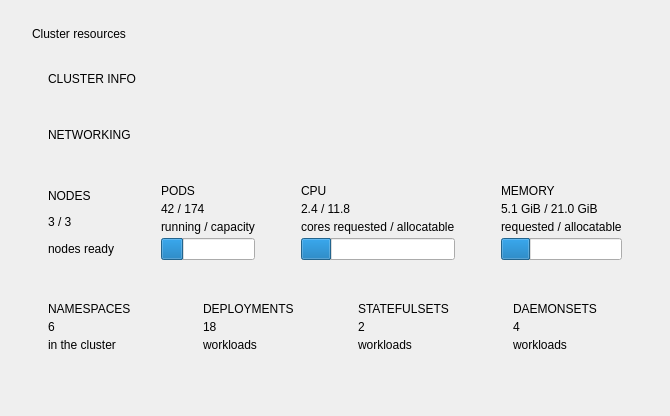
<?xml version="1.0" encoding="UTF-8"?>
<ui version="4.0">
 <class>OverviewPage</class>
 <widget class="QWidget" name="OverviewPage">
  <layout class="QVBoxLayout" name="overviewLayout" stretch="0,0,0,0,0,1,0">
   <property name="spacing">
    <number>14</number>
   </property>
   <property name="leftMargin">
    <number>32</number>
   </property>
   <property name="topMargin">
    <number>24</number>
   </property>
   <property name="rightMargin">
    <number>32</number>
   </property>
   <property name="bottomMargin">
    <number>22</number>
   </property>
   <item>
    <layout class="QHBoxLayout" name="headerRow">
     <property name="spacing">
      <number>12</number>
     </property>
     <item>
      <widget class="QLabel" name="overviewHeading">
       <property name="text">
        <string>Cluster resources</string>
       </property>
       <property name="variant" stdset="0">
        <string notr="true">cardTitle</string>
       </property>
      </widget>
     </item>
     <item>
      <spacer name="headerSpacer">
       <property name="orientation">
        <enum>Qt::Horizontal</enum>
       </property>
       <property name="sizeHint" stdset="0">
        <size>
         <width>40</width>
         <height>20</height>
        </size>
       </property>
      </spacer>
     </item>
    </layout>
   </item>
   <item>
    <widget class="QFrame" name="clusterInfoCard">
     <property name="visible">
      <bool>false</bool>
     </property>
     <property name="card" stdset="0">
      <string notr="true">true</string>
     </property>
     <layout class="QVBoxLayout" name="clusterInfoLayout">
      <property name="spacing">
       <number>10</number>
      </property>
      <property name="leftMargin">
       <number>16</number>
      </property>
      <property name="topMargin">
       <number>14</number>
      </property>
      <property name="rightMargin">
       <number>16</number>
      </property>
      <property name="bottomMargin">
       <number>14</number>
      </property>
      <item>
       <widget class="QLabel" name="clusterInfoTitle">
        <property name="text">
         <string>CLUSTER INFO</string>
        </property>
        <property name="variant" stdset="0">
         <string notr="true">cardTitle</string>
        </property>
       </widget>
      </item>
      <item>
       <layout class="QGridLayout" name="clusterInfoGrid">
        <property name="horizontalSpacing">
         <number>24</number>
        </property>
        <property name="verticalSpacing">
         <number>10</number>
        </property>
       </layout>
      </item>
     </layout>
    </widget>
   </item>
   <item>
    <widget class="QFrame" name="networkingCard">
     <property name="visible">
      <bool>false</bool>
     </property>
     <property name="card" stdset="0">
      <string notr="true">true</string>
     </property>
     <layout class="QVBoxLayout" name="networkingLayout">
      <property name="spacing">
       <number>10</number>
      </property>
      <property name="leftMargin">
       <number>16</number>
      </property>
      <property name="topMargin">
       <number>14</number>
      </property>
      <property name="rightMargin">
       <number>16</number>
      </property>
      <property name="bottomMargin">
       <number>14</number>
      </property>
      <item>
       <widget class="QLabel" name="networkingTitle">
        <property name="text">
         <string>NETWORKING</string>
        </property>
        <property name="variant" stdset="0">
         <string notr="true">cardTitle</string>
        </property>
       </widget>
      </item>
      <item>
       <layout class="QGridLayout" name="networkingGrid">
        <property name="horizontalSpacing">
         <number>24</number>
        </property>
        <property name="verticalSpacing">
         <number>10</number>
        </property>
       </layout>
      </item>
     </layout>
    </widget>
   </item>
   <item>
    <layout class="QHBoxLayout" name="mainCards">
     <property name="spacing">
      <number>14</number>
     </property>
     <item>
      <widget class="QFrame" name="nodesCard">
       <property name="card" stdset="0">
        <string notr="true">true</string>
       </property>
       <layout class="QVBoxLayout" name="nodesCardLayout">
        <property name="spacing">
         <number>4</number>
        </property>
        <property name="leftMargin">
         <number>16</number>
        </property>
        <property name="topMargin">
         <number>14</number>
        </property>
        <property name="rightMargin">
         <number>16</number>
        </property>
        <property name="bottomMargin">
         <number>14</number>
        </property>
        <item>
         <widget class="QLabel" name="nodesTitle">
          <property name="text">
           <string>NODES</string>
          </property>
          <property name="variant" stdset="0">
           <string notr="true">cardTitle</string>
          </property>
         </widget>
        </item>
        <item>
         <widget class="QLabel" name="nodesValue">
          <property name="text">
           <string notr="true">3 / 3</string>
          </property>
          <property name="variant" stdset="0">
           <string notr="true">cardValue</string>
          </property>
         </widget>
        </item>
        <item>
         <widget class="QLabel" name="nodesCaption">
          <property name="text">
           <string>nodes ready</string>
          </property>
          <property name="variant" stdset="0">
           <string notr="true">cardCaption</string>
          </property>
         </widget>
        </item>
       </layout>
      </widget>
     </item>
     <item>
      <widget class="QFrame" name="podsCard">
       <property name="card" stdset="0">
        <string notr="true">true</string>
       </property>
       <layout class="QVBoxLayout" name="podsCardLayout">
        <property name="spacing">
         <number>4</number>
        </property>
        <property name="leftMargin">
         <number>16</number>
        </property>
        <property name="topMargin">
         <number>14</number>
        </property>
        <property name="rightMargin">
         <number>16</number>
        </property>
        <property name="bottomMargin">
         <number>14</number>
        </property>
        <item>
         <widget class="QLabel" name="podsTitle">
          <property name="text">
           <string>PODS</string>
          </property>
          <property name="variant" stdset="0">
           <string notr="true">cardTitle</string>
          </property>
         </widget>
        </item>
        <item>
         <widget class="QLabel" name="podsValue">
          <property name="text">
           <string notr="true">42 / 174</string>
          </property>
          <property name="variant" stdset="0">
           <string notr="true">cardValue</string>
          </property>
         </widget>
        </item>
        <item>
         <widget class="QLabel" name="podsCaption">
          <property name="text">
           <string>running / capacity</string>
          </property>
          <property name="variant" stdset="0">
           <string notr="true">cardCaption</string>
          </property>
         </widget>
        </item>
        <item>
         <widget class="QProgressBar" name="podsBar">
          <property name="maximum">
           <number>100</number>
          </property>
          <property name="value">
           <number>24</number>
          </property>
          <property name="textVisible">
           <bool>false</bool>
          </property>
         </widget>
        </item>
       </layout>
      </widget>
     </item>
     <item>
      <widget class="QFrame" name="cpuCard">
       <property name="card" stdset="0">
        <string notr="true">true</string>
       </property>
       <layout class="QVBoxLayout" name="cpuCardLayout">
        <property name="spacing">
         <number>4</number>
        </property>
        <property name="leftMargin">
         <number>16</number>
        </property>
        <property name="topMargin">
         <number>14</number>
        </property>
        <property name="rightMargin">
         <number>16</number>
        </property>
        <property name="bottomMargin">
         <number>14</number>
        </property>
        <item>
         <widget class="QLabel" name="cpuTitle">
          <property name="text">
           <string>CPU</string>
          </property>
          <property name="variant" stdset="0">
           <string notr="true">cardTitle</string>
          </property>
         </widget>
        </item>
        <item>
         <widget class="QLabel" name="cpuValue">
          <property name="text">
           <string notr="true">2.4 / 11.8</string>
          </property>
          <property name="variant" stdset="0">
           <string notr="true">cardValue</string>
          </property>
         </widget>
        </item>
        <item>
         <widget class="QLabel" name="cpuCaption">
          <property name="text">
           <string>cores requested / allocatable</string>
          </property>
          <property name="variant" stdset="0">
           <string notr="true">cardCaption</string>
          </property>
         </widget>
        </item>
        <item>
         <widget class="QProgressBar" name="cpuBar">
          <property name="maximum">
           <number>100</number>
          </property>
          <property name="value">
           <number>20</number>
          </property>
          <property name="textVisible">
           <bool>false</bool>
          </property>
         </widget>
        </item>
       </layout>
      </widget>
     </item>
     <item>
      <widget class="QFrame" name="memCard">
       <property name="card" stdset="0">
        <string notr="true">true</string>
       </property>
       <layout class="QVBoxLayout" name="memCardLayout">
        <property name="spacing">
         <number>4</number>
        </property>
        <property name="leftMargin">
         <number>16</number>
        </property>
        <property name="topMargin">
         <number>14</number>
        </property>
        <property name="rightMargin">
         <number>16</number>
        </property>
        <property name="bottomMargin">
         <number>14</number>
        </property>
        <item>
         <widget class="QLabel" name="memTitle">
          <property name="text">
           <string>MEMORY</string>
          </property>
          <property name="variant" stdset="0">
           <string notr="true">cardTitle</string>
          </property>
         </widget>
        </item>
        <item>
         <widget class="QLabel" name="memValue">
          <property name="text">
           <string notr="true">5.1 GiB / 21.0 GiB</string>
          </property>
          <property name="variant" stdset="0">
           <string notr="true">cardValue</string>
          </property>
         </widget>
        </item>
        <item>
         <widget class="QLabel" name="memCaption">
          <property name="text">
           <string>requested / allocatable</string>
          </property>
          <property name="variant" stdset="0">
           <string notr="true">cardCaption</string>
          </property>
         </widget>
        </item>
        <item>
         <widget class="QProgressBar" name="memBar">
          <property name="maximum">
           <number>100</number>
          </property>
          <property name="value">
           <number>24</number>
          </property>
          <property name="textVisible">
           <bool>false</bool>
          </property>
         </widget>
        </item>
       </layout>
      </widget>
     </item>
    </layout>
   </item>
   <item>
    <layout class="QHBoxLayout" name="countCards">
     <property name="spacing">
      <number>14</number>
     </property>
     <item>
      <widget class="QFrame" name="namespacesCard">
       <property name="card" stdset="0">
        <string notr="true">true</string>
       </property>
       <layout class="QVBoxLayout" name="namespacesCardLayout">
        <property name="spacing">
         <number>4</number>
        </property>
        <property name="leftMargin">
         <number>16</number>
        </property>
        <property name="topMargin">
         <number>14</number>
        </property>
        <property name="rightMargin">
         <number>16</number>
        </property>
        <property name="bottomMargin">
         <number>14</number>
        </property>
        <item>
         <widget class="QLabel" name="namespacesTitle">
          <property name="text">
           <string>NAMESPACES</string>
          </property>
          <property name="variant" stdset="0">
           <string notr="true">cardTitle</string>
          </property>
         </widget>
        </item>
        <item>
         <widget class="QLabel" name="namespacesValue">
          <property name="text">
           <string notr="true">6</string>
          </property>
          <property name="variant" stdset="0">
           <string notr="true">cardValue</string>
          </property>
         </widget>
        </item>
        <item>
         <widget class="QLabel" name="namespacesCaption">
          <property name="text">
           <string>in the cluster</string>
          </property>
          <property name="variant" stdset="0">
           <string notr="true">cardCaption</string>
          </property>
         </widget>
        </item>
       </layout>
      </widget>
     </item>
     <item>
      <widget class="QFrame" name="deploymentsCard">
       <property name="card" stdset="0">
        <string notr="true">true</string>
       </property>
       <layout class="QVBoxLayout" name="deploymentsCardLayout">
        <property name="spacing">
         <number>4</number>
        </property>
        <property name="leftMargin">
         <number>16</number>
        </property>
        <property name="topMargin">
         <number>14</number>
        </property>
        <property name="rightMargin">
         <number>16</number>
        </property>
        <property name="bottomMargin">
         <number>14</number>
        </property>
        <item>
         <widget class="QLabel" name="deploymentsTitle">
          <property name="text">
           <string>DEPLOYMENTS</string>
          </property>
          <property name="variant" stdset="0">
           <string notr="true">cardTitle</string>
          </property>
         </widget>
        </item>
        <item>
         <widget class="QLabel" name="deploymentsValue">
          <property name="text">
           <string notr="true">18</string>
          </property>
          <property name="variant" stdset="0">
           <string notr="true">cardValue</string>
          </property>
         </widget>
        </item>
        <item>
         <widget class="QLabel" name="deploymentsCaption">
          <property name="text">
           <string>workloads</string>
          </property>
          <property name="variant" stdset="0">
           <string notr="true">cardCaption</string>
          </property>
         </widget>
        </item>
       </layout>
      </widget>
     </item>
     <item>
      <widget class="QFrame" name="statefulsetsCard">
       <property name="card" stdset="0">
        <string notr="true">true</string>
       </property>
       <layout class="QVBoxLayout" name="statefulsetsCardLayout">
        <property name="spacing">
         <number>4</number>
        </property>
        <property name="leftMargin">
         <number>16</number>
        </property>
        <property name="topMargin">
         <number>14</number>
        </property>
        <property name="rightMargin">
         <number>16</number>
        </property>
        <property name="bottomMargin">
         <number>14</number>
        </property>
        <item>
         <widget class="QLabel" name="statefulsetsTitle">
          <property name="text">
           <string>STATEFULSETS</string>
          </property>
          <property name="variant" stdset="0">
           <string notr="true">cardTitle</string>
          </property>
         </widget>
        </item>
        <item>
         <widget class="QLabel" name="statefulsetsValue">
          <property name="text">
           <string notr="true">2</string>
          </property>
          <property name="variant" stdset="0">
           <string notr="true">cardValue</string>
          </property>
         </widget>
        </item>
        <item>
         <widget class="QLabel" name="statefulsetsCaption">
          <property name="text">
           <string>workloads</string>
          </property>
          <property name="variant" stdset="0">
           <string notr="true">cardCaption</string>
          </property>
         </widget>
        </item>
       </layout>
      </widget>
     </item>
     <item>
      <widget class="QFrame" name="daemonsetsCard">
       <property name="card" stdset="0">
        <string notr="true">true</string>
       </property>
       <layout class="QVBoxLayout" name="daemonsetsCardLayout">
        <property name="spacing">
         <number>4</number>
        </property>
        <property name="leftMargin">
         <number>16</number>
        </property>
        <property name="topMargin">
         <number>14</number>
        </property>
        <property name="rightMargin">
         <number>16</number>
        </property>
        <property name="bottomMargin">
         <number>14</number>
        </property>
        <item>
         <widget class="QLabel" name="daemonsetsTitle">
          <property name="text">
           <string>DAEMONSETS</string>
          </property>
          <property name="variant" stdset="0">
           <string notr="true">cardTitle</string>
          </property>
         </widget>
        </item>
        <item>
         <widget class="QLabel" name="daemonsetsValue">
          <property name="text">
           <string notr="true">4</string>
          </property>
          <property name="variant" stdset="0">
           <string notr="true">cardValue</string>
          </property>
         </widget>
        </item>
        <item>
         <widget class="QLabel" name="daemonsetsCaption">
          <property name="text">
           <string>workloads</string>
          </property>
          <property name="variant" stdset="0">
           <string notr="true">cardCaption</string>
          </property>
         </widget>
        </item>
       </layout>
      </widget>
     </item>
    </layout>
   </item>
   <item>
    <spacer name="overviewSpacer">
     <property name="orientation">
      <enum>Qt::Vertical</enum>
     </property>
     <property name="sizeHint" stdset="0">
      <size>
       <width>0</width>
       <height>0</height>
      </size>
     </property>
    </spacer>
   </item>
   <item>
    <widget class="QLabel" name="noticeLabel">
     <property name="text">
      <string notr="true" />
     </property>
     <property name="variant" stdset="0">
      <string notr="true">muted</string>
     </property>
    </widget>
   </item>
  </layout>
 </widget>
 <resources />
 <connections />
</ui>
